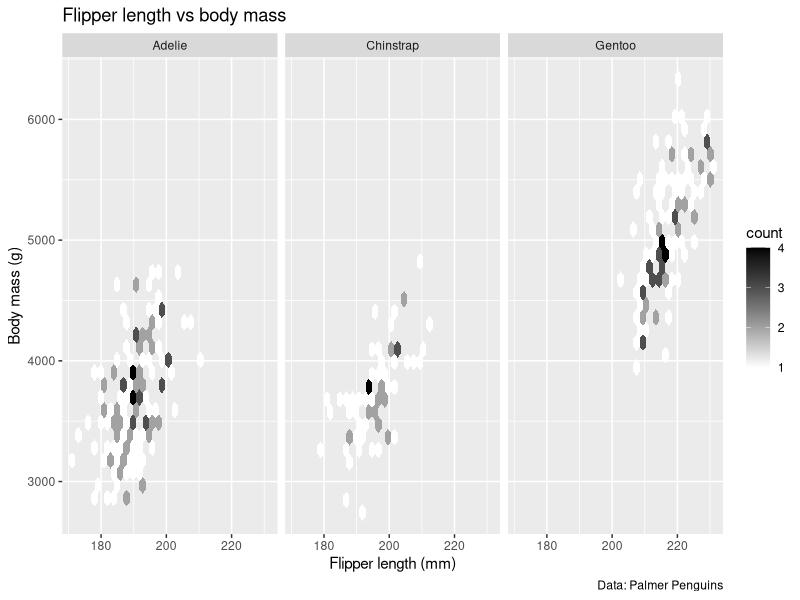

This chart was generated by the following R code:
library(tidyverse)
library(palmerpenguins)

penguins |> 
  ggplot(aes(x=flipper_length_mm, y=body_mass_g)) +
  geom_hex() +
  facet_wrap(~species) +
  labs(
    title = "Flipper length vs body mass",
    x = "Flipper length (mm)",
    y = "Body mass (g)",
    caption = "Data: Palmer Penguins"
  ) +
  scale_fill_gradient(low = "white", high = "black") 
